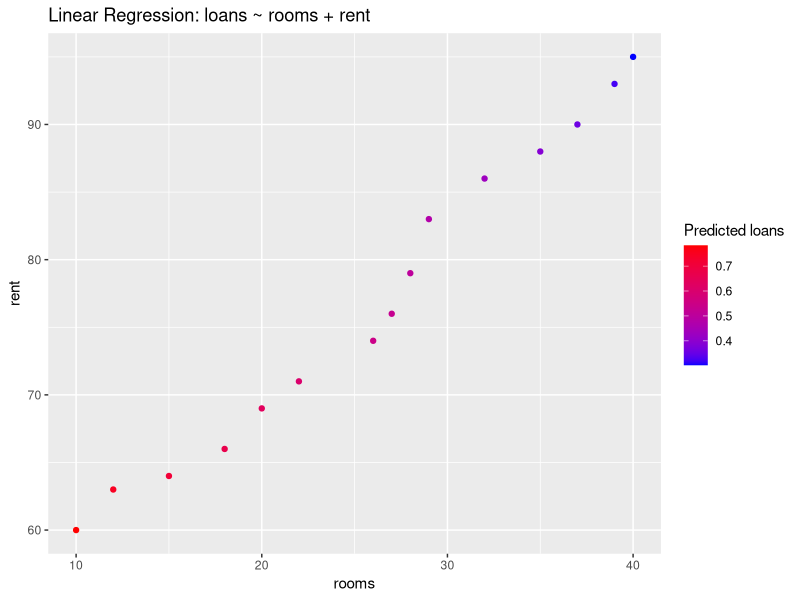
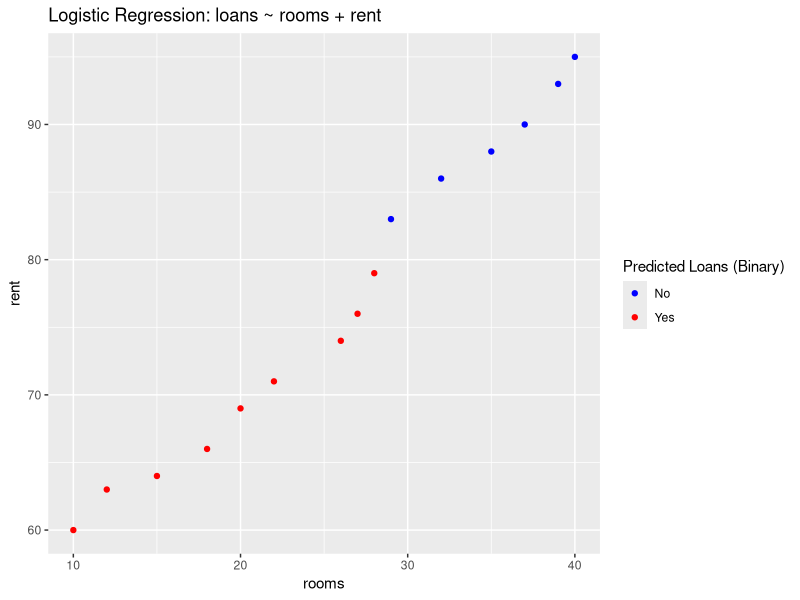

Write the R code that produced these figures, in order.
library(ggplot2)

housing <- data.frame(
    rooms = c(10, 12, 15, 18, 20, 22, 26, 27, 28, 29, 32, 35, 37, 39, 40),
    rent = c(60, 63, 64, 66, 69, 71, 74, 76, 79, 83, 86, 88, 90, 93, 95),
    loans = c(1, 1, 1, 0, 1, 0, 1, 0, 1, 0, 0, 0, 1, 1, 0)
)

linear_model <- lm(loans ~ rooms + rent, data = housing)
summary(linear_model)

housing$predicted_loans_linear <- predict(linear_model)

ggplot(housing, aes(x = rooms, y = rent, color = predicted_loans_linear)) +
    geom_point() +
    labs(title = "Linear Regression: loans ~ rooms + rent") +
    scale_color_gradient(low = "blue", high = "red", name = "Predicted loans")

logistic_model <- glm(loans ~ rooms + rent, data = housing, family = binomial)
summary(logistic_model)
temp <- predict(logistic_model, type = "response")
housing$predicted_loans_logistic <- ifelse(temp >= 0.5, 1, 0)

ggplot(housing, aes(x = rooms, y = rent, color = factor(predicted_loans_logistic))) +
    geom_point() +
    labs(title = "Logistic Regression: loans ~ rooms + rent") +
    scale_color_manual(
        values = c("blue", "red"), name = "Predicted Loans (Binary)",
        labels = c("No", "Yes")
    )
